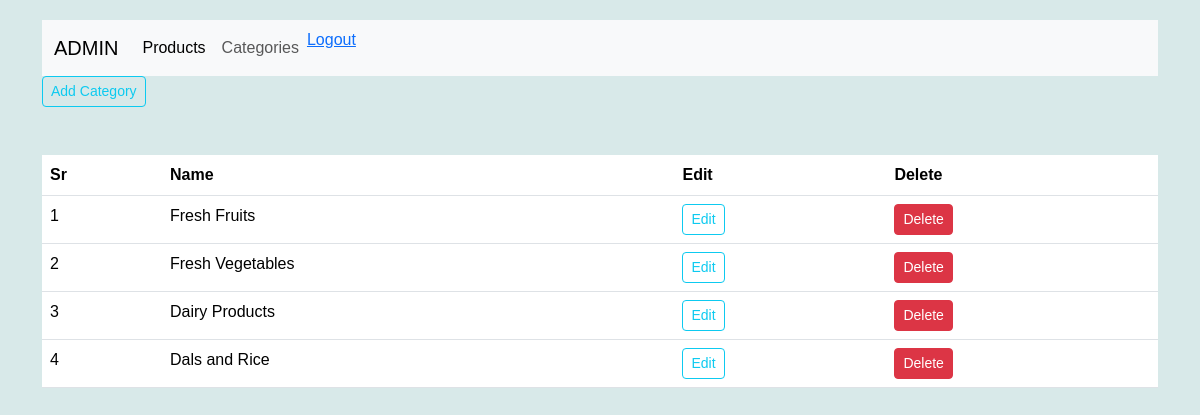
The app's page /categories (signed in), older data.
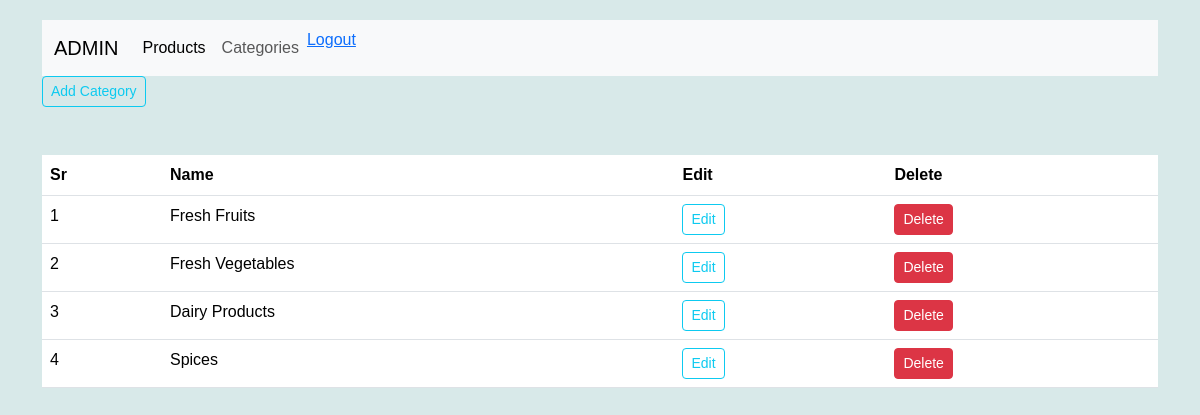
The same page, newer data.
### store/products/models.py (models this page shows)
class Category(db.Model):
    id = db.Column(db.Integer, primary_key=True, autoincrement=True)
    name = db.Column(db.String(30),nullable=False,unique=True)

### store/admin/routes.py (the view)
@app.route('/categories')
def categories():
    if 'email' not in session:
        flash('Please login first', 'danger')
        return redirect(url_for('login'))
    categories = Category.query.all()
    return render_template('admin/category.html', title='Category Page', categories=categories)

### store/customer/model.py (called while the page is built)
@login_manager.user_loader
def user_loader(user_id):
    return Register.query.get(user_id)

### store/templates/admin/category.html (shortened to what this page needs)
{% extends 'layout.html'%}
{%block content%}
<div class="container">
    <nav class="navbar navbar-expand-lg bg-body-tertiary">
        <div class="container-fluid">
          <a class="navbar-brand" href="/">ADMIN</a>
          <div class="collapse navbar-collapse" id="navbarNavDropdown">
            <ul class="navbar-nav">
              <li class="nav-item">
                <a class="nav-link active" aria-current="page" href="/">Products</a>
              </li>
              <li class="nav-item">
                <a class="nav-link" href="/categories">Categories</a>
              </li>
              <li class="nav-item">
                <a href="{{url_for('logout')}}" class="nav-lin">Logout</a>
              </li>
            </ul>
          </div>
        </div>
      </nav>
</div>
<div class="container">
  <a href="{{url_for('addcat')}}" class="btn btn-sm btn-outline-info">Add Category</a>
</div>
<div class="container mt-5">
    <table class="table" table-sm table-condensed table-striped table-hover>
        <thead>
            <th>Sr</th>
            <th>Name</th>
            <th>Edit</th>
            <th>Delete</th>
        </thead>
        <tbody>
            {% if categories %}
            {% for category in categories %}
            <tr>
                <td>{{loop.index}}</td>
                <td>{{category.name}}</td>
                <td><a href="{{url_for('updatecat', id=category.id)}}" class="btn btn-sm btn-outline-info">Edit</a></td>
                <td>
                    <button type="button" class="btn btn-danger btn-sm" data-bs-toggle="modal" data-bs-target="#exampleModal-{{category.id}}">
                        Delete
                    </button>
                </td>
            </tr>
            {% endfor %}
            {% endif %}
        </tbody>
    </table>
</div>
{% endblock content%}

Row changes from the older to the newer data that the page shows:
changed Category: name "Dals and Rice" → "Spices"
